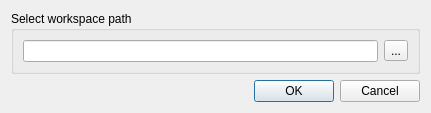
<?xml version="1.0" encoding="UTF-8"?>
<ui version="4.0">
 <class>DialogConfigWorkspace</class>
 <widget class="QDialog" name="DialogConfigWorkspace">
  <property name="geometry">
   <rect>
    <x>0</x>
    <y>0</y>
    <width>431</width>
    <height>109</height>
   </rect>
  </property>
  <property name="windowTitle">
   <string>Workspace Configuration</string>
  </property>
  <layout class="QVBoxLayout" name="verticalLayout">
   <item>
    <widget class="QGroupBox" name="groupBox">
     <property name="title">
      <string>Select workspace path</string>
     </property>
     <layout class="QHBoxLayout" name="horizontalLayout">
      <item>
       <widget class="QLineEdit" name="workspaceEditor"/>
      </item>
      <item>
       <widget class="QToolButton" name="toolSelectPath">
        <property name="text">
         <string>...</string>
        </property>
       </widget>
      </item>
     </layout>
    </widget>
   </item>
   <item>
    <widget class="QDialogButtonBox" name="buttonBox">
     <property name="orientation">
      <enum>Qt::Horizontal</enum>
     </property>
     <property name="standardButtons">
      <set>QDialogButtonBox::Cancel|QDialogButtonBox::Ok</set>
     </property>
    </widget>
   </item>
  </layout>
 </widget>
 <resources/>
 <connections>
  <connection>
   <sender>buttonBox</sender>
   <signal>accepted()</signal>
   <receiver>DialogConfigWorkspace</receiver>
   <slot>accept()</slot>
   <hints>
    <hint type="sourcelabel">
     <x>227</x>
     <y>92</y>
    </hint>
    <hint type="destinationlabel">
     <x>157</x>
     <y>108</y>
    </hint>
   </hints>
  </connection>
  <connection>
   <sender>buttonBox</sender>
   <signal>rejected()</signal>
   <receiver>DialogConfigWorkspace</receiver>
   <slot>reject()</slot>
   <hints>
    <hint type="sourcelabel">
     <x>295</x>
     <y>98</y>
    </hint>
    <hint type="destinationlabel">
     <x>286</x>
     <y>108</y>
    </hint>
   </hints>
  </connection>
 </connections>
</ui>
